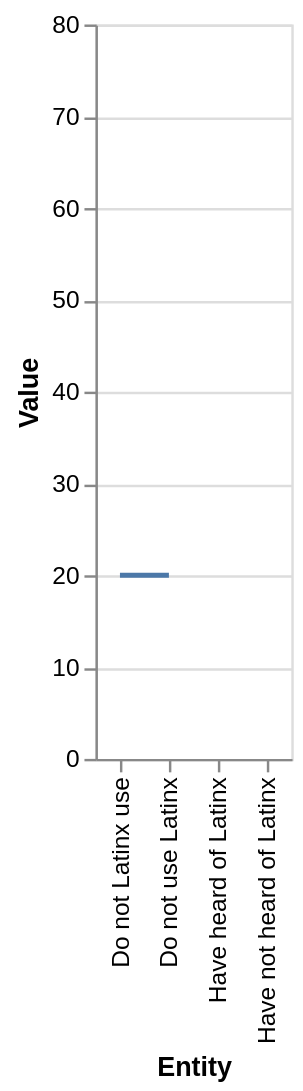

Write a Vega-Lite specification for this figure.
### Vega-Lite specification from a JSON file in a GitHub repository (floating-point values rounded to 4 significant figures)
{"$schema": "https://vega.github.io/schema/vega-lite/v5.json", "description": "Line chart auto-generated from CSV", "data": {"values": [{"Entity": "Have not heard of Latinx", "Value": "76.0"}, {"Entity": "Have not heard of Latinx", "Value": "76.0"}, {"Entity": "Do not use Latinx", "Value": "20.0"}, {"Entity": "Do not Latinx use", "Value": "20.0"}, {"Entity": "Have heard of Latinx", "Value": "nan"}]}, "mark": "line", "encoding": {"x": {"field": "Entity", "type": "ordinal"}, "y": {"field": "Value", "type": "quantitative"}}}
